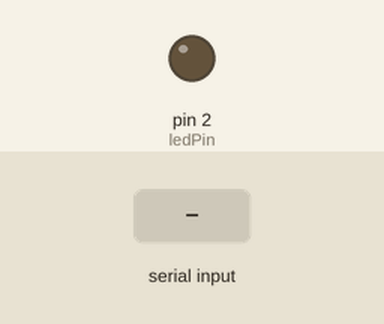
Simulated run of this sketch. Board: Arduino Uno, built with avr-gcc and run on an emulated ATmega328P. Parts: output pins drawn as LEDs (lit = HIGH). The inputs (shaded band) are chosen by the test bench. What the sketch prints to the serial monitor is not drawn.

Above: at 1.2 s.
1.3 s: "H" received over Serial
At 2.2 s:
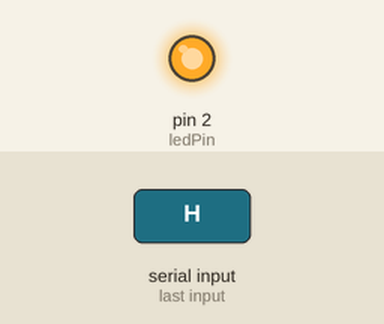
4.7 s: "L" received over Serial
At 6.1 s:
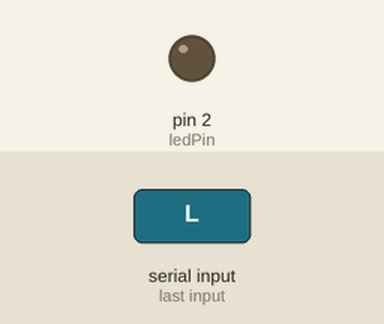
Timing chart, 0 to 7.7 s (numbered marks = the images above; inputs shaded):
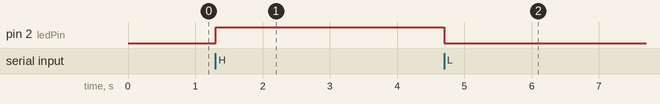

The sketch:

class4_control_led_serial.ino
```cpp
uint8_t ledPin = 2; //GPIO 2
char state;
void setup() {
 pinMode(ledPin, OUTPUT);
 Serial.begin(9600);
}
void loop() {
 if (Serial.available() > 0) {
   state = Serial.read();
   if (state == 'H' || state == 'h') {
     digitalWrite(ledPin, HIGH);
   }
   if (state == 'L' || state == 'l') {
     digitalWrite(ledPin, LOW);
   }
 }
 Serial.println(state);
 delay(50);
}
```

Measured:
- after the input at 1.3 s, pin 2 (ledPin): LOW → HIGH at once
- after the input at 4.7 s, pin 2 (ledPin): HIGH → LOW at once
